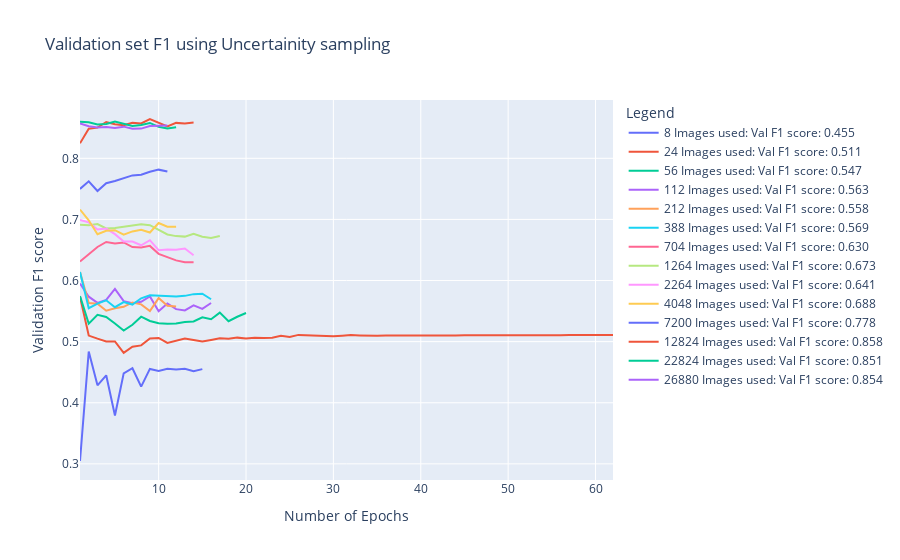

Notebook code for this chart:
### Code cell
plot_validation_performance_vs_epochs(
    performance, 
    no_of_samples, 
    title="Validation set F1 using Uncertainity sampling", 
    x_axes="Number of Epochs", 
    y_axes="Validation F1 score", 
    plotting_curve="f1"  # Change to "f1" if you want to plot F1 scores instead
)

### Figure 1 — Plotly figure (JSON) as saved in the notebook; plotly's stock layout.template omitted (floating-point values rounded to 4 significant figures)
{"data": [{"line": {"width": 2}, "mode": "lines", "name": "8 Images used: Val F1 score: 0.455", "type": "scatter", "x": [1, 2, 3, 4, 5, 6, 7, 8, 9, 10, 11, 12, 13, 14, 15], "y": [0.3047, 0.4838, 0.4285, 0.4449, 0.3792, 0.4481, 0.4565, 0.4265, 0.4554, 0.4522, 0.4554, 0.4545, 0.4556, 0.4516, 0.455]}, {"line": {"width": 2}, "mode": "lines", "name": "24 Images used: Val F1 score: 0.511", "type": "scatter", "x": [1, 2, 3, 4, 5, 6, 7, 8, 9, 10, 11, 12, 13, 14, 15, 16, 17, 18, 19, 20, 21, 22, 23, 24, 25, 26, 27, 28, 29, 30, 31, 32, 33, 34, 35, 36, 37, 38, 39, 40, 41, 42, 43, 44, 45, 46, 47, 48, 49, 50, 51, 52, 53, 54, 55, 56, 57, 58, 59, 60, 61, 62], "y": [0.5737, 0.5099, 0.5049, 0.5003, 0.5003, 0.4816, 0.4917, 0.4939, 0.5053, 0.506, 0.4978, 0.5011, 0.505, 0.5026, 0.5002, 0.5028, 0.5054, 0.5048, 0.5066, 0.5052, 0.5063, 0.5058, 0.5065, 0.5095, 0.5074, 0.511, 0.5103, 0.5101, 0.5097, 0.5087, 0.5098, 0.5108, 0.5101, 0.5096, 0.5095, 0.5099, 0.5099, 0.5101, 0.5102, 0.5098, 0.5099, 0.5102, 0.5102, 0.5102, 0.5105, 0.5104, 0.5105, 0.5104, 0.5103, 0.5102, 0.5103, 0.5106, 0.5106, 0.5104, 0.5105, 0.5104, 0.5107, 0.5108, 0.5107, 0.5108, 0.5108, 0.5109]}, {"line": {"width": 2}, "mode": "lines", "name": "56 Images used: Val F1 score: 0.547", "type": "scatter", "x": [1, 2, 3, 4, 5, 6, 7, 8, 9, 10, 11, 12, 13, 14, 15, 16, 17, 18, 19, 20], "y": [0.5744, 0.5294, 0.5438, 0.5403, 0.5297, 0.5181, 0.5276, 0.5409, 0.5338, 0.5301, 0.5295, 0.5296, 0.5321, 0.5331, 0.5399, 0.5367, 0.5475, 0.5335, 0.5408, 0.5469]}, {"line": {"width": 2}, "mode": "lines", "name": "112 Images used: Val F1 score: 0.563", "type": "scatter", "x": [1, 2, 3, 4, 5, 6, 7, 8, 9, 10, 11, 12, 13, 14, 15, 16], "y": [0.595, 0.5736, 0.5635, 0.5684, 0.5863, 0.5662, 0.5628, 0.5653, 0.5739, 0.5497, 0.5624, 0.5532, 0.551, 0.5595, 0.5536, 0.5633]}, {"line": {"width": 2}, "mode": "lines", "name": "212 Images used: Val F1 score: 0.558", "type": "scatter", "x": [1, 2, 3, 4, 5, 6, 7, 8, 9, 10, 11, 12], "y": [0.6138, 0.5631, 0.5619, 0.5506, 0.5546, 0.557, 0.5642, 0.561, 0.5501, 0.5713, 0.5586, 0.5576]}, {"line": {"width": 2}, "mode": "lines", "name": "388 Images used: Val F1 score: 0.569", "type": "scatter", "x": [1, 2, 3, 4, 5, 6, 7, 8, 9, 10, 11, 12, 13, 14, 15, 16], "y": [0.6138, 0.5547, 0.5623, 0.5676, 0.5564, 0.5648, 0.5607, 0.5709, 0.5759, 0.5755, 0.5741, 0.574, 0.5749, 0.5777, 0.5785, 0.5694]}, {"line": {"width": 2}, "mode": "lines", "name": "704 Images used: Val F1 score: 0.630", "type": "scatter", "x": [1, 2, 3, 4, 5, 6, 7, 8, 9, 10, 11, 12, 13, 14], "y": [0.6311, 0.6428, 0.6549, 0.6631, 0.6608, 0.6623, 0.6547, 0.6541, 0.6567, 0.6437, 0.6389, 0.633, 0.6299, 0.6298]}, {"line": {"width": 2}, "mode": "lines", "name": "1264 Images used: Val F1 score: 0.673", "type": "scatter", "x": [1, 2, 3, 4, 5, 6, 7, 8, 9, 10, 11, 12, 13, 14, 15, 16, 17], "y": [0.6915, 0.6906, 0.6925, 0.6853, 0.6861, 0.6881, 0.6889, 0.6921, 0.6905, 0.6826, 0.6754, 0.6727, 0.6719, 0.6765, 0.6716, 0.6695, 0.6727]}, {"line": {"width": 2}, "mode": "lines", "name": "2264 Images used: Val F1 score: 0.641", "type": "scatter", "x": [1, 2, 3, 4, 5, 6, 7, 8, 9, 10, 11, 12, 13, 14], "y": [0.6993, 0.6951, 0.6834, 0.685, 0.6759, 0.664, 0.6638, 0.6577, 0.666, 0.6497, 0.6507, 0.6503, 0.6524, 0.6414]}, {"line": {"width": 2}, "mode": "lines", "name": "4048 Images used: Val F1 score: 0.688", "type": "scatter", "x": [1, 2, 3, 4, 5, 6, 7, 8, 9, 10, 11, 12], "y": [0.7162, 0.6986, 0.6757, 0.6815, 0.6824, 0.6749, 0.6803, 0.6831, 0.6786, 0.6941, 0.6882, 0.6882]}, {"line": {"width": 2}, "mode": "lines", "name": "7200 Images used: Val F1 score: 0.778", "type": "scatter", "x": [1, 2, 3, 4, 5, 6, 7, 8, 9, 10, 11], "y": [0.7499, 0.7623, 0.7465, 0.7593, 0.7628, 0.7669, 0.772, 0.7732, 0.778, 0.7815, 0.7784]}, {"line": {"width": 2}, "mode": "lines", "name": "12824 Images used: Val F1 score: 0.858", "type": "scatter", "x": [1, 2, 3, 4, 5, 6, 7, 8, 9, 10, 11, 12, 13, 14], "y": [0.8245, 0.8484, 0.8502, 0.8594, 0.8559, 0.8543, 0.8582, 0.8571, 0.8643, 0.8586, 0.8523, 0.858, 0.8572, 0.8585]}, {"line": {"width": 2}, "mode": "lines", "name": "22824 Images used: Val F1 score: 0.851", "type": "scatter", "x": [1, 2, 3, 4, 5, 6, 7, 8, 9, 10, 11, 12], "y": [0.8597, 0.8591, 0.8554, 0.8563, 0.8602, 0.8562, 0.8528, 0.8545, 0.8579, 0.8515, 0.8489, 0.8507]}, {"line": {"width": 2}, "mode": "lines", "name": "26880 Images used: Val F1 score: 0.854", "type": "scatter", "x": [1, 2, 3, 4, 5, 6, 7, 8, 9, 10, 11], "y": [0.857, 0.8525, 0.8505, 0.8512, 0.8496, 0.8518, 0.8483, 0.8486, 0.8528, 0.8533, 0.8536]}], "layout": {"hovermode": "x unified", "legend": {"title": {"text": "Legend"}}, "title": {"text": "Validation set F1 using Uncertainity sampling"}, "xaxis": {"title": {"text": "Number of Epochs"}}, "yaxis": {"title": {"text": "Validation F1 score"}}}}
